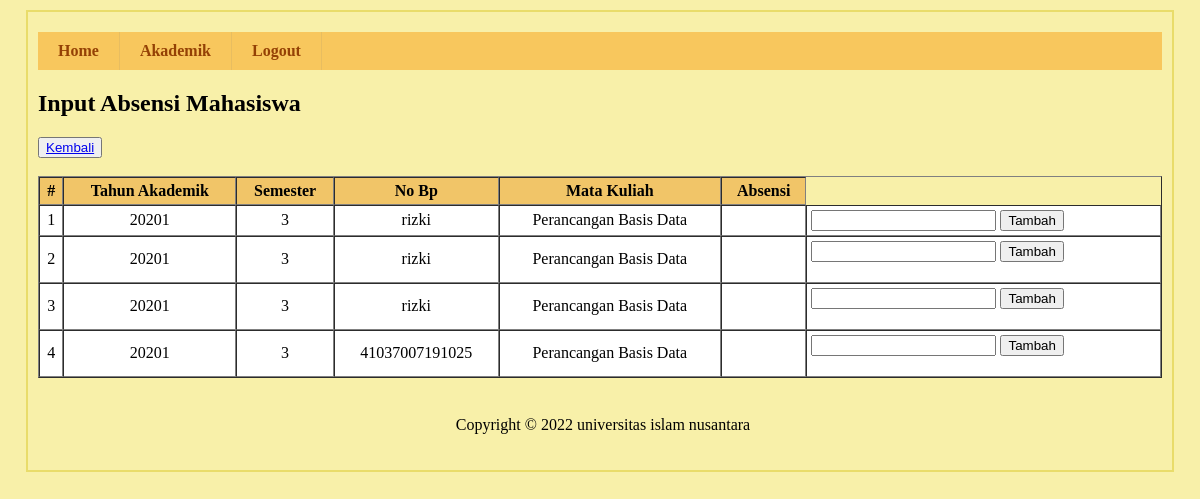
/sisfo-kampus/media.php?page=form-input-absensi&kd_jadwal=2 (signed in), run on the app's committed database.
### tables this page shows
CREATE TABLE `tbl_krs_mhs` (
  `id_krs` int(5) NOT NULL,
  `thn_akademik` varchar(5) DEFAULT NULL,
  `semester` varchar(5) DEFAULT NULL,
  `no_bp` varchar(14) DEFAULT NULL,
  `kd_jadwal` varchar(5) DEFAULT NULL,
  `kd_mk` varchar(15) DEFAULT NULL,
  `kd_dosen` varchar(5) DEFAULT NULL,
  `nilai_huruf` varchar(2) DEFAULT NULL
);

CREATE TABLE `tbl_matakuliah` (
  `kd_mk` varchar(15) NOT NULL,
  `nama_mk` varchar(30) DEFAULT NULL,
  `SKS` int(2) DEFAULT NULL,
  `aktif` enum('Y','T') DEFAULT 'Y'
);

### sisfo-kampus/form/form-input-absensi.php (the view, shortened to what this page needs)
<h2>Input Absensi Mahasiswa</h2>
<form method='POST' action=''>
   <button><a href="./media.php?page=tabel-jadwal-dosen">Kembali</a></button>
   <br><br>
   <table width="100%" border="1" cellpadding="4" cellspacing="0">
      <tr bgcolor='#f1c568'>
         <th>#</th>
         <th>Tahun Akademik</th>
         <th>Semester</th>
         <th>No Bp</th>
         <th>Mata Kuliah</th>
         <th>Absensi</th>
      </tr>
      <?php
      include "koneksi.php";
      $sql = mysqli_query($conn,"SELECT * FROM tbl_krs_mhs k LEFT JOIN tbl_matakuliah m ON k.kd_mk=m.kd_mk WHERE kd_jadwal='$_GET[kd_jadwal]'");
      $no = 1;
      while ($row = mysqli_fetch_array($sql)) {
      ?>
         <tr bgcolor='#FFF'>
         <tr bgcolor='#FFF'>
            <td align="center"> <?php echo $no; ?></td>
            <td align='center'> <?php echo $row['thn_akademik']; ?> </td>
            <td align='center'> <?php echo $row['semester']; ?> </td>
            <td align='center'> <?php echo $row['no_bp']; ?> </td>
            <td align='center'> <?php echo $row['nama_mk']; ?> </td>
            <td align='center'> <?php echo $row['absensi']; ?></td>
            <td>
               <form action="" method="POST">
                  <input type="text" name="nilai">
                  <button type="submit" name="update">Tambah</button>
               </form>
            </td>
         </tr>
      <?php
         $no++;
      }
      ?>
   </table>
   <br>
</form>

### sisfo-kampus/css/style.css (style rules this page uses)
body { background:#f8f0a9;margin:0;padding:0; }

### data on the page
tbl_krs_mhs: thn_akademik "20201", semester "3", no_bp "rizki", kd_mk.nama_mk "Perancangan Basis Data"
tbl_krs_mhs: thn_akademik "20201", semester "3", no_bp "rizki", kd_mk.nama_mk "Perancangan Basis Data"
tbl_krs_mhs: thn_akademik "20201", semester "3", no_bp "rizki", kd_mk.nama_mk "Perancangan Basis Data"
tbl_krs_mhs: thn_akademik "20201", semester "3", no_bp "41037007191025", kd_mk.nama_mk "Perancangan Basis Data"
